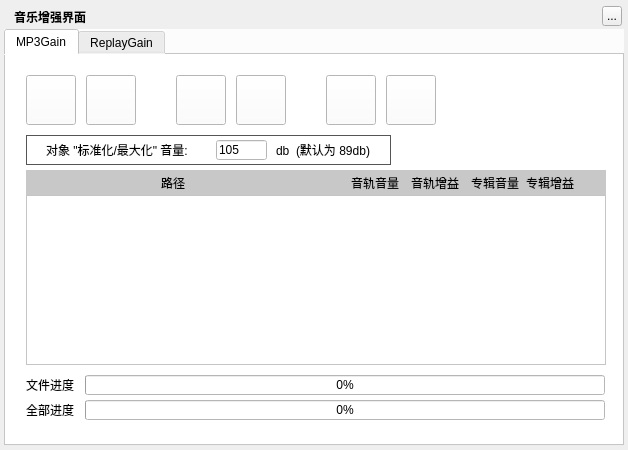
<?xml version="1.0" encoding="UTF-8"?>
<ui version="4.0">
 <class>MusicReplayGainWidget</class>
 <widget class="QWidget" name="MusicReplayGainWidget">
  <property name="geometry">
   <rect>
    <x>0</x>
    <y>0</y>
    <width>628</width>
    <height>450</height>
   </rect>
  </property>
  <property name="windowTitle">
   <string>音乐增强界面</string>
  </property>
  <widget class="QLabel" name="background">
   <property name="geometry">
    <rect>
     <x>4</x>
     <y>4</y>
     <width>620</width>
     <height>442</height>
    </rect>
   </property>
   <property name="text">
    <string/>
   </property>
  </widget>
  <widget class="QLabel" name="topTitleName">
   <property name="geometry">
    <rect>
     <x>14</x>
     <y>4</y>
     <width>171</width>
     <height>25</height>
    </rect>
   </property>
   <property name="styleSheet">
    <string notr="true">color:&quot;#FFFFFF&quot;;font-weight:bold</string>
   </property>
   <property name="text">
    <string>音乐增强界面</string>
   </property>
  </widget>
  <widget class="QToolButton" name="topTitleCloseButton">
   <property name="geometry">
    <rect>
     <x>602</x>
     <y>6</y>
     <width>20</width>
     <height>20</height>
    </rect>
   </property>
   <property name="text">
    <string>...</string>
   </property>
  </widget>
  <widget class="QWidget" name="backgroundMask" native="true">
   <property name="geometry">
    <rect>
     <x>4</x>
     <y>29</y>
     <width>620</width>
     <height>417</height>
    </rect>
   </property>
   <property name="styleSheet">
    <string notr="true">background:rgba(255, 255, 255, 200);</string>
   </property>
   <widget class="QTabWidget" name="mainViewWidget">
    <property name="geometry">
     <rect>
      <x>0</x>
      <y>0</y>
      <width>620</width>
      <height>417</height>
     </rect>
    </property>
    <property name="currentIndex">
     <number>0</number>
    </property>
    <widget class="QWidget" name="MP3Gain">
     <property name="styleSheet">
      <string notr="true">QWidget{background:white;}
QLabel{background:transparent;}</string>
     </property>
     <attribute name="title">
      <string>MP3Gain</string>
     </attribute>
     <widget class="QToolButton" name="addFileButton">
      <property name="geometry">
       <rect>
        <x>20</x>
        <y>20</y>
        <width>50</width>
        <height>50</height>
       </rect>
      </property>
      <property name="text">
       <string/>
      </property>
     </widget>
     <widget class="QToolButton" name="addFilesButton">
      <property name="geometry">
       <rect>
        <x>80</x>
        <y>20</y>
        <width>50</width>
        <height>50</height>
       </rect>
      </property>
     </widget>
     <widget class="QToolButton" name="analysisButton">
      <property name="geometry">
       <rect>
        <x>170</x>
        <y>20</y>
        <width>50</width>
        <height>50</height>
       </rect>
      </property>
     </widget>
     <widget class="QToolButton" name="applyButton">
      <property name="geometry">
       <rect>
        <x>230</x>
        <y>20</y>
        <width>50</width>
        <height>50</height>
       </rect>
      </property>
     </widget>
     <widget class="QToolButton" name="rmFileButton">
      <property name="geometry">
       <rect>
        <x>320</x>
        <y>20</y>
        <width>50</width>
        <height>50</height>
       </rect>
      </property>
     </widget>
     <widget class="QToolButton" name="rmFilesButton">
      <property name="geometry">
       <rect>
        <x>380</x>
        <y>20</y>
        <width>50</width>
        <height>50</height>
       </rect>
      </property>
     </widget>
     <widget class="MusicReplayGainTableWidget" name="tableWidget">
      <property name="geometry">
       <rect>
        <x>20</x>
        <y>140</y>
        <width>580</width>
        <height>170</height>
       </rect>
      </property>
     </widget>
     <widget class="QProgressBar" name="progressBar">
      <property name="geometry">
       <rect>
        <x>79</x>
        <y>320</y>
        <width>520</width>
        <height>20</height>
       </rect>
      </property>
      <property name="value">
       <number>0</number>
      </property>
      <property name="alignment">
       <set>Qt::AlignCenter</set>
      </property>
     </widget>
     <widget class="QProgressBar" name="progressBarAll">
      <property name="geometry">
       <rect>
        <x>79</x>
        <y>345</y>
        <width>520</width>
        <height>20</height>
       </rect>
      </property>
      <property name="value">
       <number>0</number>
      </property>
      <property name="alignment">
       <set>Qt::AlignCenter</set>
      </property>
     </widget>
     <widget class="QGroupBox" name="groupBox">
      <property name="geometry">
       <rect>
        <x>20</x>
        <y>80</y>
        <width>365</width>
        <height>30</height>
       </rect>
      </property>
      <property name="styleSheet">
       <string notr="true">QGroupBox{border:1px solid #555;background:transparent;}</string>
      </property>
      <property name="title">
       <string/>
      </property>
      <widget class="QLabel" name="label">
       <property name="geometry">
        <rect>
         <x>20</x>
         <y>0</y>
         <width>161</width>
         <height>30</height>
        </rect>
       </property>
       <property name="text">
        <string>对象 &quot;标准化/最大化&quot; 音量:</string>
       </property>
      </widget>
      <widget class="QLineEdit" name="volumeLineEdit">
       <property name="geometry">
        <rect>
         <x>190</x>
         <y>5</y>
         <width>51</width>
         <height>20</height>
        </rect>
       </property>
       <property name="text">
        <string>105</string>
       </property>
      </widget>
      <widget class="QLabel" name="label_2">
       <property name="geometry">
        <rect>
         <x>250</x>
         <y>0</y>
         <width>111</width>
         <height>30</height>
        </rect>
       </property>
       <property name="text">
        <string>db  (默认为 89db)</string>
       </property>
      </widget>
     </widget>
     <widget class="QLabel" name="label_3">
      <property name="geometry">
       <rect>
        <x>20</x>
        <y>320</y>
        <width>55</width>
        <height>20</height>
       </rect>
      </property>
      <property name="text">
       <string>文件进度</string>
      </property>
     </widget>
     <widget class="QLabel" name="label_4">
      <property name="geometry">
       <rect>
        <x>20</x>
        <y>345</y>
        <width>55</width>
        <height>20</height>
       </rect>
      </property>
      <property name="text">
       <string>全部进度</string>
      </property>
     </widget>
     <widget class="QLabel" name="functionBottomLabel">
      <property name="geometry">
       <rect>
        <x>20</x>
        <y>115</y>
        <width>580</width>
        <height>195</height>
       </rect>
      </property>
      <property name="styleSheet">
       <string notr="true">background:rgb(255,255,255)</string>
      </property>
     </widget>
     <widget class="QLabel" name="label_5">
      <property name="geometry">
       <rect>
        <x>155</x>
        <y>115</y>
        <width>30</width>
        <height>25</height>
       </rect>
      </property>
      <property name="text">
       <string>路径</string>
      </property>
     </widget>
     <widget class="QLabel" name="label_6">
      <property name="geometry">
       <rect>
        <x>345</x>
        <y>115</y>
        <width>55</width>
        <height>25</height>
       </rect>
      </property>
      <property name="text">
       <string>音轨音量</string>
      </property>
      <property name="alignment">
       <set>Qt::AlignLeading|Qt::AlignLeft|Qt::AlignVCenter</set>
      </property>
     </widget>
     <widget class="QLabel" name="label_7">
      <property name="geometry">
       <rect>
        <x>405</x>
        <y>115</y>
        <width>55</width>
        <height>25</height>
       </rect>
      </property>
      <property name="text">
       <string>音轨增益</string>
      </property>
      <property name="alignment">
       <set>Qt::AlignLeading|Qt::AlignLeft|Qt::AlignVCenter</set>
      </property>
     </widget>
     <widget class="QLabel" name="label_8">
      <property name="geometry">
       <rect>
        <x>520</x>
        <y>115</y>
        <width>55</width>
        <height>25</height>
       </rect>
      </property>
      <property name="text">
       <string>专辑增益</string>
      </property>
      <property name="alignment">
       <set>Qt::AlignLeading|Qt::AlignLeft|Qt::AlignVCenter</set>
      </property>
     </widget>
     <widget class="QLabel" name="label_9">
      <property name="geometry">
       <rect>
        <x>465</x>
        <y>115</y>
        <width>55</width>
        <height>25</height>
       </rect>
      </property>
      <property name="text">
       <string>专辑音量</string>
      </property>
      <property name="alignment">
       <set>Qt::AlignLeading|Qt::AlignLeft|Qt::AlignVCenter</set>
      </property>
     </widget>
     <widget class="QLabel" name="label_10">
      <property name="geometry">
       <rect>
        <x>20</x>
        <y>115</y>
        <width>580</width>
        <height>25</height>
       </rect>
      </property>
      <property name="styleSheet">
       <string notr="true">background:rgb(200, 200, 200)</string>
      </property>
      <property name="text">
       <string/>
      </property>
     </widget>
     <zorder>addFileButton</zorder>
     <zorder>addFilesButton</zorder>
     <zorder>analysisButton</zorder>
     <zorder>applyButton</zorder>
     <zorder>rmFileButton</zorder>
     <zorder>rmFilesButton</zorder>
     <zorder>progressBar</zorder>
     <zorder>progressBarAll</zorder>
     <zorder>groupBox</zorder>
     <zorder>functionBottomLabel</zorder>
     <zorder>tableWidget</zorder>
     <zorder>label_10</zorder>
     <zorder>label_9</zorder>
     <zorder>label_6</zorder>
     <zorder>label_5</zorder>
     <zorder>label_3</zorder>
     <zorder>label_4</zorder>
     <zorder>label_7</zorder>
     <zorder>label_8</zorder>
    </widget>
    <widget class="QWidget" name="ReplayGain">
     <attribute name="title">
      <string>ReplayGain</string>
     </attribute>
     <layout class="QVBoxLayout" name="replayGainLayout">
      <property name="spacing">
       <number>0</number>
      </property>
      <property name="leftMargin">
       <number>2</number>
      </property>
      <property name="topMargin">
       <number>0</number>
      </property>
      <property name="rightMargin">
       <number>2</number>
      </property>
      <property name="bottomMargin">
       <number>2</number>
      </property>
      <item>
       <widget class="QWidget" name="gainFuncionts" native="true">
        <property name="minimumSize">
         <size>
          <width>0</width>
          <height>30</height>
         </size>
        </property>
        <property name="maximumSize">
         <size>
          <width>16777215</width>
          <height>30</height>
         </size>
        </property>
        <widget class="MusicSongItemSelectedAreaWidget" name="selectedAreaWidget" native="true">
         <property name="geometry">
          <rect>
           <x>420</x>
           <y>5</y>
           <width>175</width>
           <height>25</height>
          </rect>
         </property>
        </widget>
       </widget>
      </item>
     </layout>
    </widget>
   </widget>
  </widget>
 </widget>
 <customwidgets>
  <customwidget>
   <class>MusicReplayGainTableWidget</class>
   <extends>QTableWidget</extends>
   <header location="global">musicreplaygainwidget.h</header>
  </customwidget>
  <customwidget>
   <class>MusicSongItemSelectedAreaWidget</class>
   <extends>QWidget</extends>
   <header>musicsongitemselectedareawidget.h</header>
   <container>1</container>
  </customwidget>
 </customwidgets>
 <resources/>
 <connections/>
</ui>
